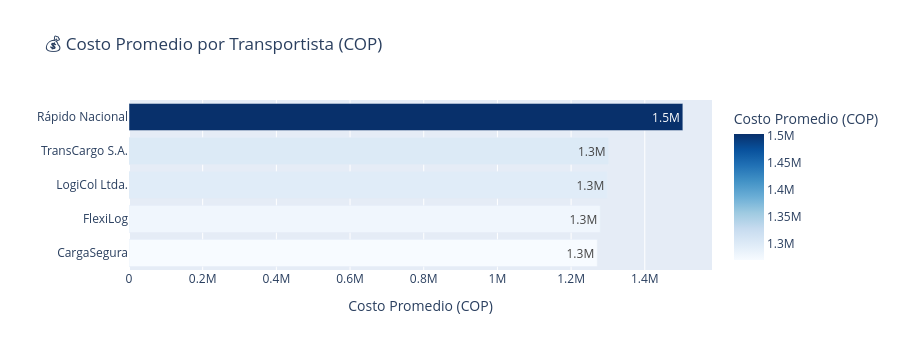

The notebook cell saved with this chart:
### Code cell
# ─────────────────────────────────────────────────────────────
# GRÁFICA 2 — Barras: costo promedio por transportista
# px.bar() → gráfico de barras
# orientation='h' → barras horizontales (mejor para etiquetas largas)
# text_auto='.2s'  → muestra el valor encima/dentro de cada barra
# color_continuous_scale → escala de color para variable numérica
# ─────────────────────────────────────────────────────────────
fig2 = px.bar(
    costo_transportista.sort_values('costo_promedio', ascending=True),
    y          = 'transportista',
    x          = 'costo_promedio',
    orientation= 'h',
    title      = '💰 Costo Promedio por Transportista (COP)',
    labels     = {'costo_promedio': 'Costo Promedio (COP)', 'transportista': ''},
    color      = 'costo_promedio',
    color_continuous_scale = 'Blues',
    text_auto  = '.2s'
)
fig2.update_layout(height=350, showlegend=False)
fig2.show()

### Figure 1 — Plotly figure (JSON) as saved in the notebook; plotly's stock layout.template omitted (floating-point values rounded to 4 significant figures)
{"data": [{"hovertemplate": "Costo Promedio (COP)=%{marker.color}<br>=%{y}<extra></extra>", "legendgroup": "", "marker": {"color": [1271000.0, 1279000.0, 1298000.0, 1302000.0, 1503000.0], "coloraxis": "coloraxis", "pattern": {"shape": ""}}, "name": "", "orientation": "h", "showlegend": false, "textposition": "auto", "texttemplate": "%{x:.2s}", "type": "bar", "x": [1271000.0, 1279000.0, 1298000.0, 1302000.0, 1503000.0], "xaxis": "x", "y": ["CargaSegura", "FlexiLog", "LogiCol Ltda.", "TransCargo S.A.", "Rápido Nacional"], "yaxis": "y"}], "layout": {"barmode": "relative", "coloraxis": {"colorbar": {"title": {"text": "Costo Promedio (COP)"}}, "colorscale": [[0, "rgb(247,251,255)"], [0.125, "rgb(222,235,247)"], [0.25, "rgb(198,219,239)"], [0.375, "rgb(158,202,225)"], [0.5, "rgb(107,174,214)"], [0.625, "rgb(66,146,198)"], [0.75, "rgb(33,113,181)"], [0.875, "rgb(8,81,156)"], [1, "rgb(8,48,107)"]]}, "height": 350, "legend": {"tracegroupgap": 0}, "showlegend": false, "title": {"text": "💰 Costo Promedio por Transportista (COP)"}, "xaxis": {"anchor": "y", "domain": [0, 1], "title": {"text": "Costo Promedio (COP)"}}, "yaxis": {"anchor": "x", "domain": [0, 1], "title": {"text": ""}}}}
